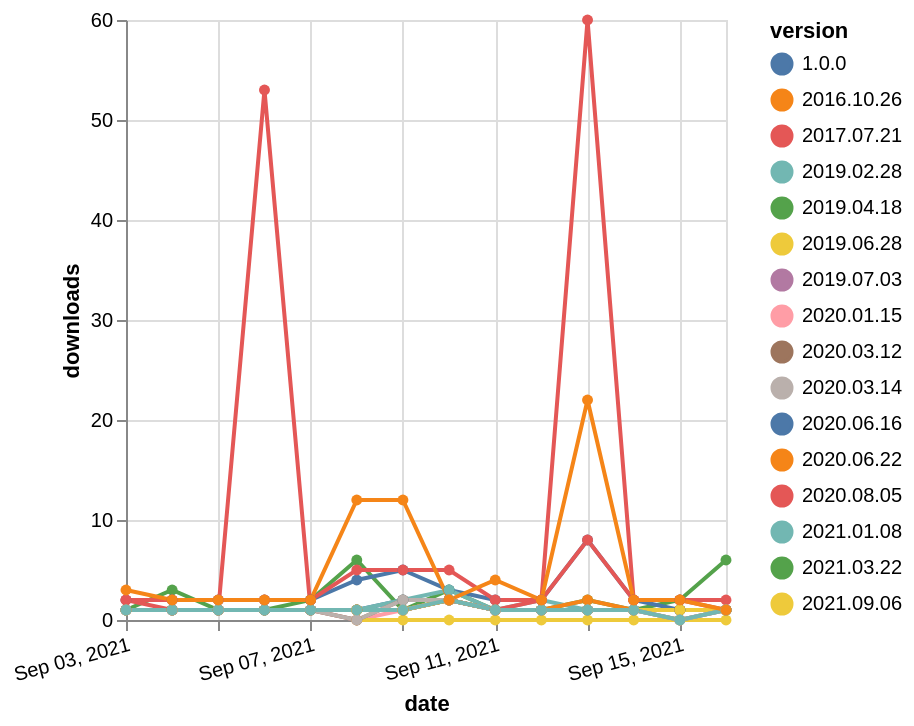

Write a Vega-Lite specification for this figure.
### Vega-Lite specification from a JSON file in a GitHub repository (floating-point values rounded to 4 significant figures; data arrays with more than 128 entries replaced by an {"elided": "..."} marker saying what was removed)
{"$schema": "https://vega.github.io/schema/vega-lite/v5.json", "description": "A simple bar chart with embedded data.", "data": {"values": {"elided": "219 records"}}, "width": "container", "mark": {"type": "line", "point": {"filled": true}}, "encoding": {"x": {"field": "date", "type": "temporal", "timeUnit": "yearmonthdate", "title": "date", "axis": {"labelAngle": -15}}, "y": {"field": "delta", "type": "quantitative", "title": "downloads"}, "color": {"field": "version", "type": "nominal"}, "tooltip": {"field": "delta"}}}
